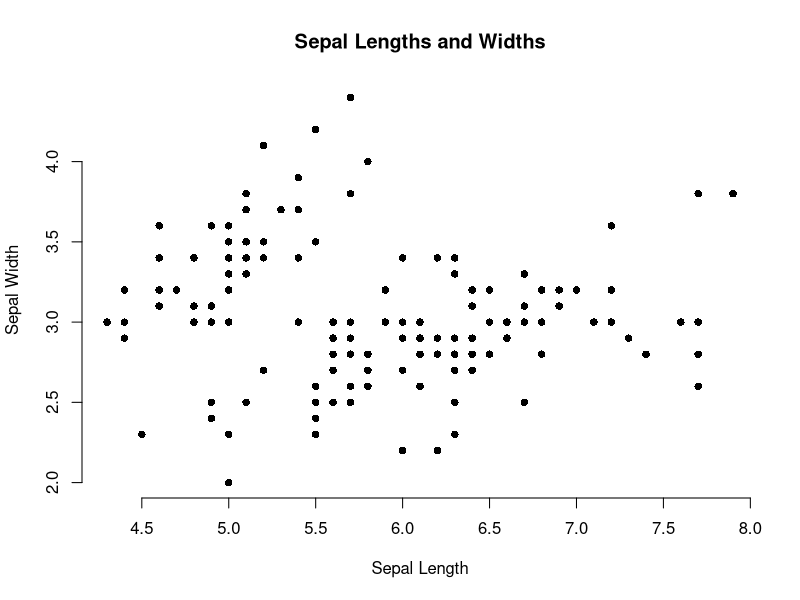
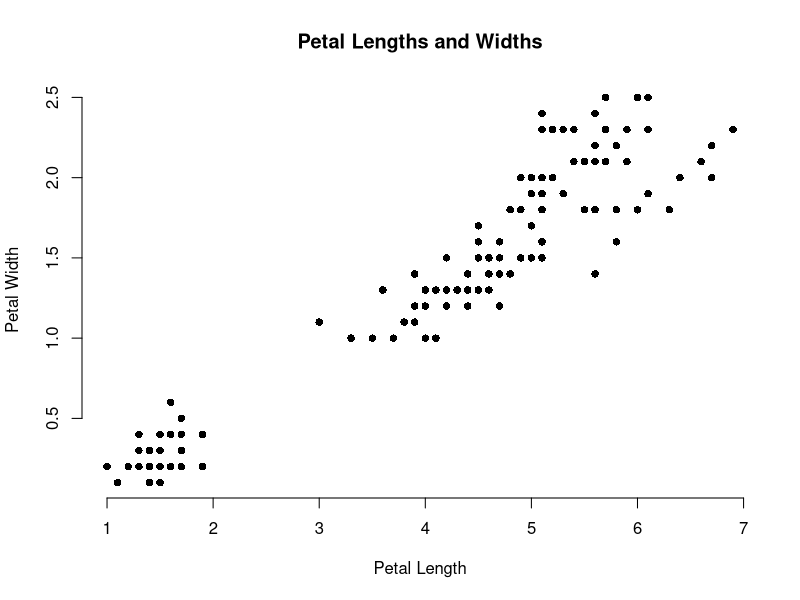
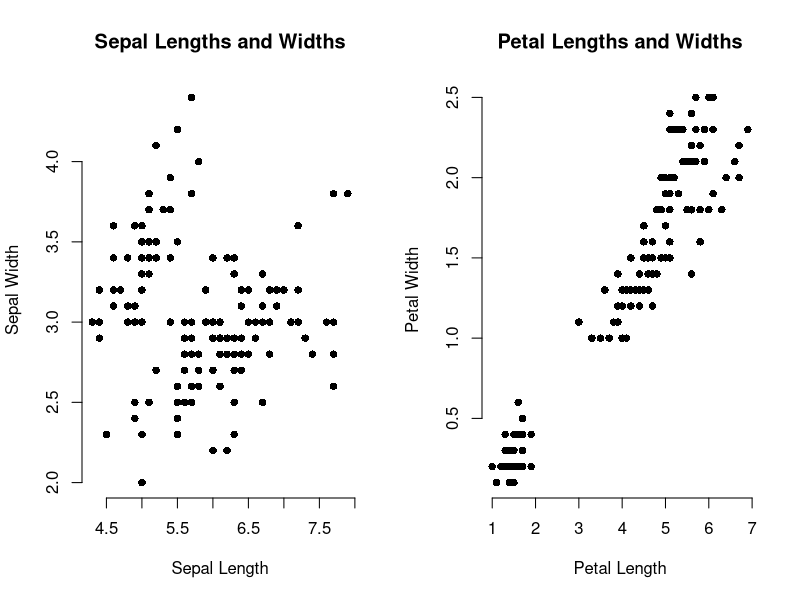
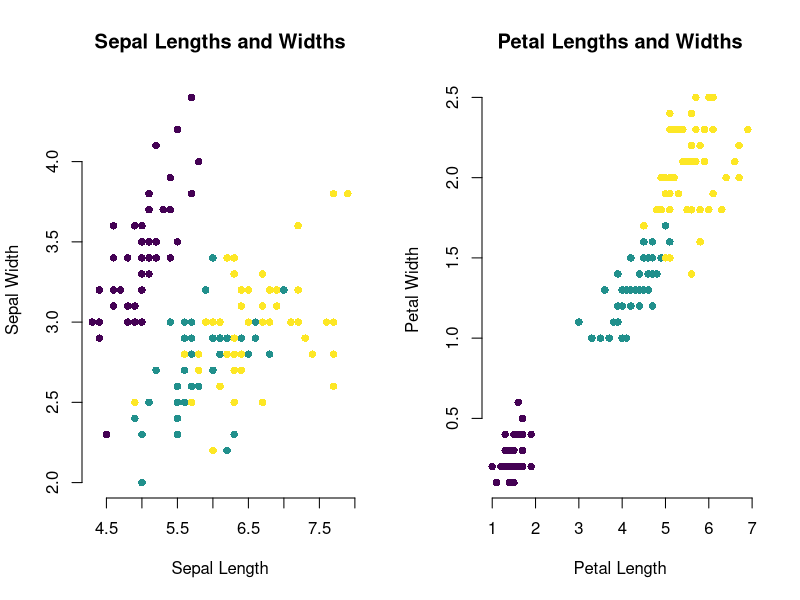
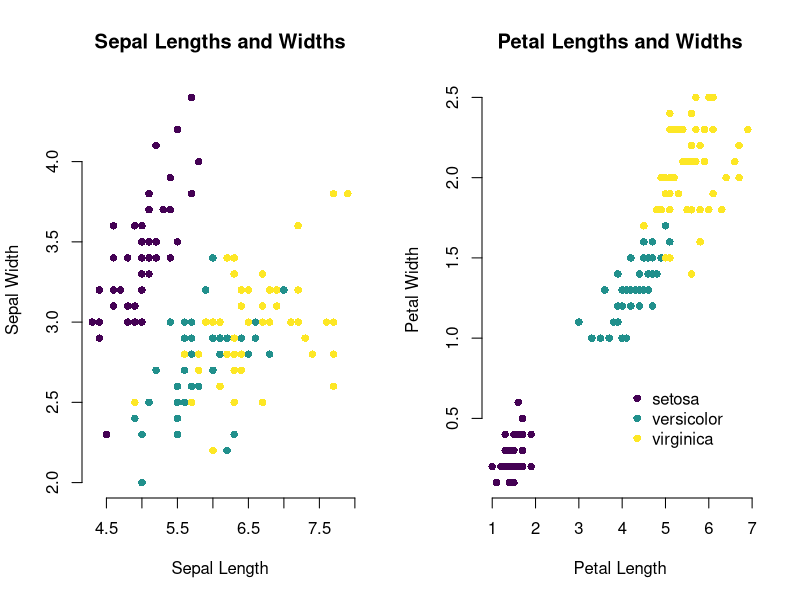
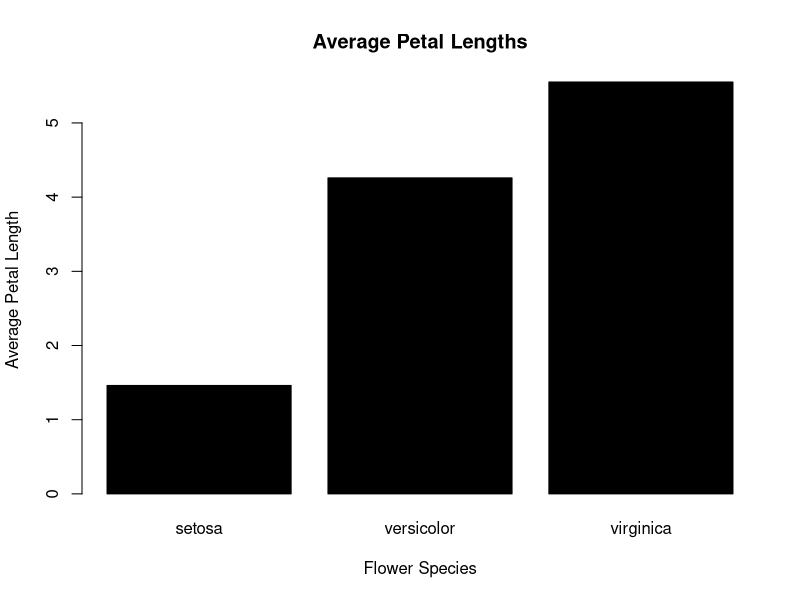
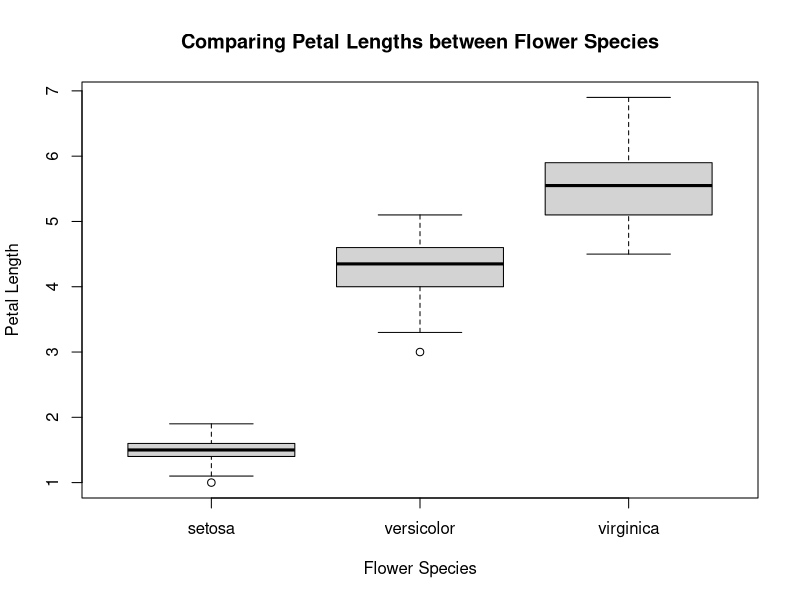

Source code (R) for these figures, in order:
#### SETUP ####
## install packages
# install.packages('datasets')
# install.packages('viridis')

library(datasets)
library(viridis)

setwd('/Users/lylaatta/Documents/GitHub/intersession_data_2023/week1/code_day3')

#### DATA ####
data("iris")
head(iris)

#### PLOTTING ####

## plot sepal characteristics 
# png('viz_test.png')
plot(iris$Sepal.Length, iris$Sepal.Width, pch = 16, bty = 'n',
     xlab = 'Sepal Length', ylab = 'Sepal Width', main = 'Sepal Lengths and Widths')
# dev.off()

## plot petal characteristics
plot(iris$Petal.Length, iris$Petal.Width, pch = 16, bty = 'n',
     xlab = 'Petal Length', ylab = 'Petal Width', main = 'Petal Lengths and Widths')

## plot both side by side
par(mfrow = c(1,2))
plot(iris$Sepal.Length, iris$Sepal.Width, pch = 16, bty = 'n',
     xlab = 'Sepal Length', ylab = 'Sepal Width', main = 'Sepal Lengths and Widths')
plot(iris$Petal.Length, iris$Petal.Width, pch = 16, bty = 'n',
     xlab = 'Petal Length', ylab = 'Petal Width', main = 'Petal Lengths and Widths')

## add colors indicating species
cols.species.unique <- viridis::viridis(length(unique(iris$Species)))
table(iris$Species)
cols.species <- cols.species.unique[as.factor(iris$Species)]
names(cols.species) <- rownames(iris)
head(cols.species)
table(cols.species)

par(mfrow = c(1,2))
plot(iris$Sepal.Length, iris$Sepal.Width, pch = 16, bty = 'n', col = cols.species,
     xlab = 'Sepal Length', ylab = 'Sepal Width', main = 'Sepal Lengths and Widths')
plot(iris$Petal.Length, iris$Petal.Width, pch = 16, bty = 'n', col = cols.species,
     xlab = 'Petal Length', ylab = 'Petal Width', main = 'Petal Lengths and Widths')

## make legend
legend.labels <- unique(iris$Species)
legend.colors <- unique(cols.species)

# png('viz_iris_colors.png')
par(mfrow = c(1,2))
plot(iris$Sepal.Length, iris$Sepal.Width, pch = 16, bty = 'n', col = cols.species,
     xlab = 'Sepal Length', ylab = 'Sepal Width', main = 'Sepal Lengths and Widths')
plot(iris$Petal.Length, iris$Petal.Width, pch = 16, bty = 'n', col = cols.species,
     xlab = 'Petal Length', ylab = 'Petal Width', main = 'Petal Lengths and Widths')
legend(x=4, y=0.75, legend = legend.labels, col = legend.colors, pch = 16, bty = 'n')
# dev.off()

### compare petal lengths 
# split data frame by species 
species <- unique(iris$Species) #setosa versicolor virginica
iris.setosa <- iris[iris$Species=='setosa',]
dim(iris.setosa)
iris.versicolor <- iris[iris$Species=='versicolor',]
dim(iris.versicolor)
iris.viriginica <- iris[iris$Species=='virginica',]
dim(iris.viriginica)

# combine petal lengths
petal.lengths <- cbind(iris.setosa$Petal.Length, iris.versicolor$Petal.Length, iris.viriginica$Petal.Length)
colnames(petal.lengths) <- species

# average petal length by species
petal.length.avg <- colMeans(petal.lengths)

## bar plot 
par(mfrow = c(1,1))
barplot(petal.length.avg, col = 'black', 
        xlab = 'Flower Species', ylab = 'Average Petal Length', main = 'Average Petal Lengths')


## box plot

par(mfrow = c(1,1))
boxplot(petal.lengths, #frame.plot = F,
        xlab = 'Flower Species', ylab = 'Petal Length', main = 'Comparing Petal Lengths between Flower Species')



